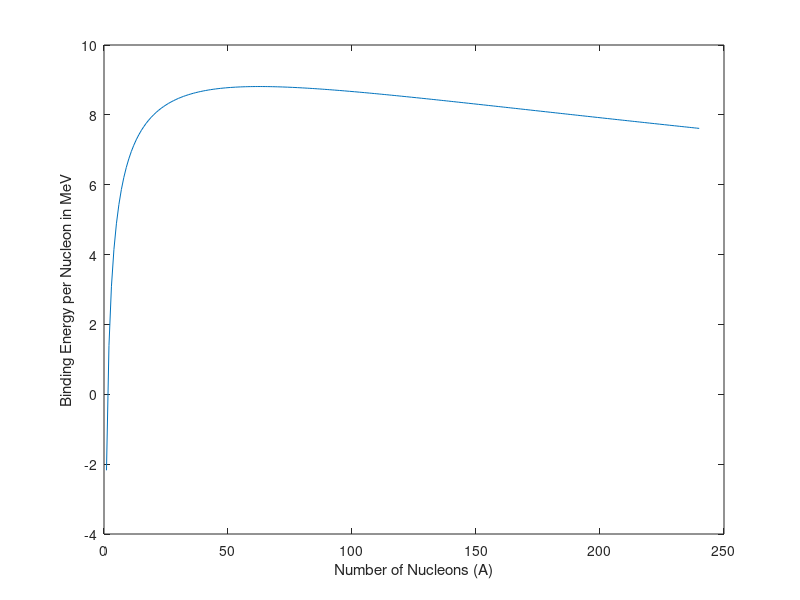

This chart was generated by the following MATLAB code:
%script using the Semi-Empirical Mass formula to plot predicted binding energy vs
%number of nucleons, showing that the nuclei are less bound per nucleon for
%the intermediate values of A(number of nucleons)
%This can be explained by noting that the larger nucleii will have a high
%BE/A value making them likely to undergo fission, while the smaller ones
%are similarly more likely to undergo fusion

%In reality  56Fe should have the maximum binding energy, so this gives a
%rough approximation but not an exact prediction

x=(1:240);
y=zeros(1,240);
q=15.8;
w=17.8;
e=23.7;
r=.711;


for  i=1:1:240
    N=x(i);
    f= 4*e*N/(8*e*N+2*r*(N^(5/3)));
    BE = q*N-w*(N^(2/3))-(r*f^2*N^2)/(N^(1/3))-(e*(2*f*N-N)^2)/N;
    y(i)=BE/N;
end
plot(x,y)
xlabel('Number of Nucleons (A)')
ylabel('Binding Energy per Nucleon in MeV')